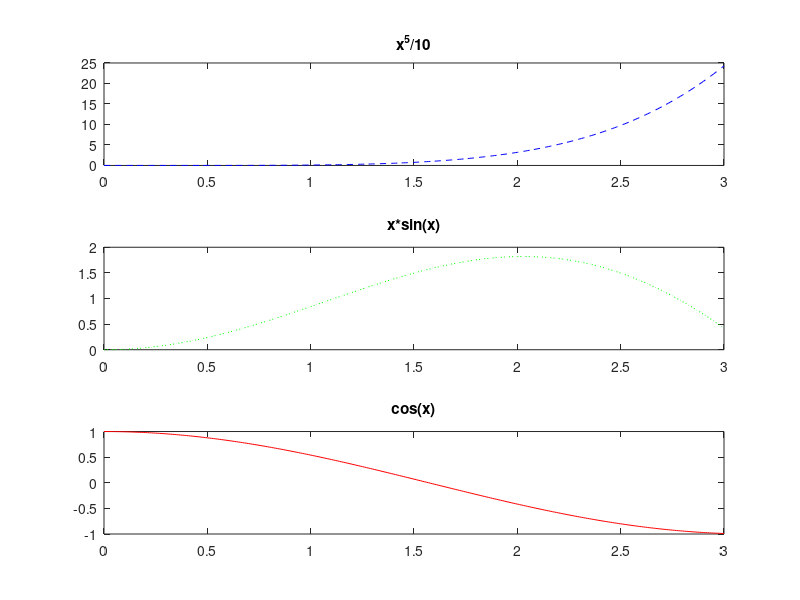

The MATLAB script that drew this image:
x=[0:.01:3];
y1=x.^5/10;
y2=x.*sin(x);
y3=cos(x);

subplot(3,1,1);
plot(x,y1, 'b--')
hold on
title("x^5/10")
hold off

subplot(3,1,2);
plot(x, y2, 'g:')
hold on
title("x*sin(x)")
hold off

subplot(3,1,3);
plot(x, y3, 'r')
hold on
title("cos(x)")
hold off